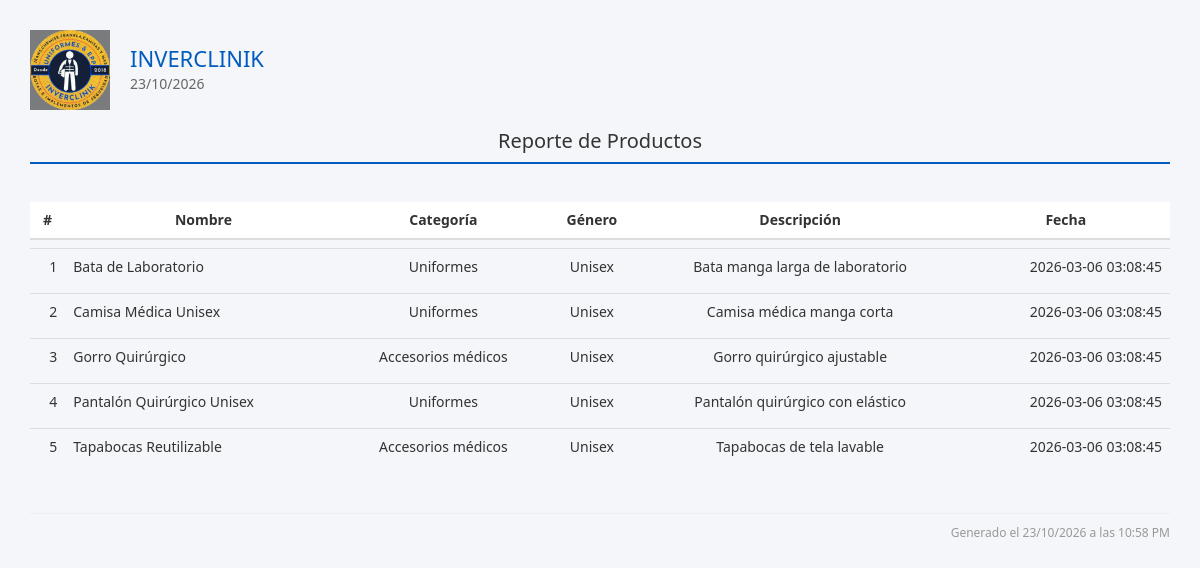
Screenshot of /reportes/productos_view.php with the database file from the repository.
### tables this page shows
CREATE TABLE IF NOT EXISTS `productos` (
  `id` int(11) NOT NULL AUTO_INCREMENT,
  `nombre` varchar(255) NOT NULL,
  `categoria` varchar(100) DEFAULT NULL,
  `tipo_genero` varchar(50) DEFAULT NULL,
  `rango_tallas_id` int(11) DEFAULT NULL,
  `descripcion` text DEFAULT NULL,
  `imagen` varchar(255) DEFAULT NULL,
  `precio_unitario` decimal(10,2) DEFAULT 0.00,
  `fecha_creacion` datetime DEFAULT current_timestamp(),
  `activo` tinyint(1) DEFAULT 1,
  PRIMARY KEY (`id`)
);

### reportes/productos_view.php (the view, shortened to what this page needs)
<?php
require_once('../template/header.php');
$where = [];
$condiciones = count($where) ? "WHERE " . implode(" AND ", $where) : "";
$sql = "
SELECT
p.id,
p.nombre,
p.categoria,
p.tipo_genero,
p.descripcion,
p.fecha_creacion
FROM productos p
$condiciones
ORDER BY p.nombre ASC
";
$result = $conn->query($sql);
?>
<div class="contenido-principal">
<div class="reporte-header">
<div class="logo-info">
<img src="../assets/img/inverclinik_3.png">
<div class="empresa-fecha">
<h1>INVERCLINIK</h1>
<p><?= date('d/m/Y') ?></p>
</div>
</div>
<div class="titulo-reporte">
<h2>Reporte de Productos</h2>
</div>
</div>
<?php if ($result->num_rows > 0): ?>
<table class="table">
<thead>
<tr>
<th>#</th>
<th>Nombre</th>
<th>Categoría</th>
<th>Género</th>
<th>Descripción</th>
<th>Fecha</th>
</tr>
</thead>
<tbody>
<?php $i = 1 ?>
<?php while ($row = $result->fetch_assoc()): ?>
<tr>
<td style="text-align:right"><?= $i++ ?></td>
<td style="text-align:left">
<?= htmlspecialchars($row['nombre']) ?>
</td>
<td>
<?= htmlspecialchars($row['categoria']) ?>
</td>
<td>
<?= htmlspecialchars($row['tipo_genero']) ?>
</td>
<td>
<?= htmlspecialchars($row['descripcion']) ?>
</td>
<td style="text-align:right">
<?= htmlspecialchars($row['fecha_creacion']) ?>
</td>
</tr>
<?php endwhile; ?>
</tbody>
</table>
<?php else: ?>
<div class="no-data">
No se encontraron productos con los filtros seleccionados.
</div>
<?php endif; ?>
<div class="reporte-footer">
Generado el <?= date('d/m/Y \a \l\a\s h:i A') ?>
</div>
</div>
<?php require_once('../template/footer.php'); ?>

### css/dashboard.css (style rules this page uses)
* { margin: 0; padding: 0; box-sizing: border-box; }

### css/reportes.css (style rules this page uses)
.reporte-header { display: flex; flex-direction: column; align-items: stretch; border-bottom: 2px solid #005bbe; margin-bottom: 30px; padding-bottom: 10px; }
.logo-info { display: flex; justify-content: flex-start; align-items: center; gap: 20px; }
.logo-info img { width: 80px; height: auto; }
.empresa-fecha h1 { font-size: 22px; color: #005bbe; margin: 0; }
.empresa-fecha p { font-size: 14px; color: #666; margin: 4px 0 0; }
.titulo-reporte { text-align: center; margin-top: 20px; }
.titulo-reporte h2 { font-size: 20px; color: #333; margin: 0; }
.table { width: 100%; border-collapse: separate; border-spacing: 0 8px; margin-bottom: 30px; }
.table th { padding: 12px 16px; font-size: 14px; text-align: center; background-color: #ffffff; border: none; }
.table td { padding: 10px 16px; font-size: 14px; text-align: center; border: none; }
.table tbody tr { border-radius: 8px; overflow: hidden; }
.reporte-footer { text-align: right; font-size: 12px; color: #999; border-top: 1px solid #eee; padding-top: 10px; margin-top: 40px; }
.contenido-principal { margin-left: 0 !important; padding: 0; box-sizing: border-box; background-color: #fff; min-height: 100vh; }

### css/style.css (style rules this page uses)
:root { --primary: #0056b3; --primary-hover: #004494; --primary-light: #e7f1ff; --primary-border: #0056b3; --secondary: #6c757d; --secondary-hover: #565e64; --secondary-light: #f1f3f5; --success: #28a745; --success-hover: #218838; --success-light: #e8f7ec; --danger: #dc3545; --danger-hover: #c82333; --danger-light: #fde8e9; --warning: #ffc107; --warning-hover: #e0a800; --warning-light: #fff9e6; --warning-text: #856404; --info: #17a2b8; --info-hover: #138496; --info-light: #e2f7fa; --dark: #343a40; --light: #f8f9fa; --border-color: #dee2e6; --card-shadow: 0 4px 16px rgba(0, 0, 0, 0.07); --btn-shadow: 0 2px 5px rgba(0, 0, 0, 0.08); --btn-shadow-hover: 0 5px 12px rgba(0, 0, 0, 0.15); --radius-sm: 6px; --radius-md: 8px; --radius-lg: 12px; --radius-pill: 50px; }
.contenido-principal { margin-left: 60px; padding: 30px; box-sizing: border-box; background-color: #f4f6f9; min-height: 100vh; }

### css/navbar.css (style rules this page uses)
.main-content, .contenido-principal { margin-left: 60px; transition: margin-left 0.3s cubic-bezier(0.4, 0, 0.2, 1); }

### rows the page displays
productos: nombre "Bata de Laboratorio", categoria "Uniformes", tipo_genero "Unisex", descripcion "Bata manga larga de laboratorio", fecha_creacion "2026-03-06 03:08:45"
productos: nombre "Camisa Médica Unisex", categoria "Uniformes", tipo_genero "Unisex", descripcion "Camisa médica manga corta", fecha_creacion "2026-03-06 03:08:45"
productos: nombre "Gorro Quirúrgico", categoria "Accesorios médicos", tipo_genero "Unisex", descripcion "Gorro quirúrgico ajustable", fecha_creacion "2026-03-06 03:08:45"
productos: nombre "Pantalón Quirúrgico Unisex", categoria "Uniformes", tipo_genero "Unisex", descripcion "Pantalón quirúrgico con elástico", fecha_creacion "2026-03-06 03:08:45"
productos: nombre "Tapabocas Reutilizable", categoria "Accesorios médicos", tipo_genero "Unisex", descripcion "Tapabocas de tela lavable", fecha_creacion "2026-03-06 03:08:45"
